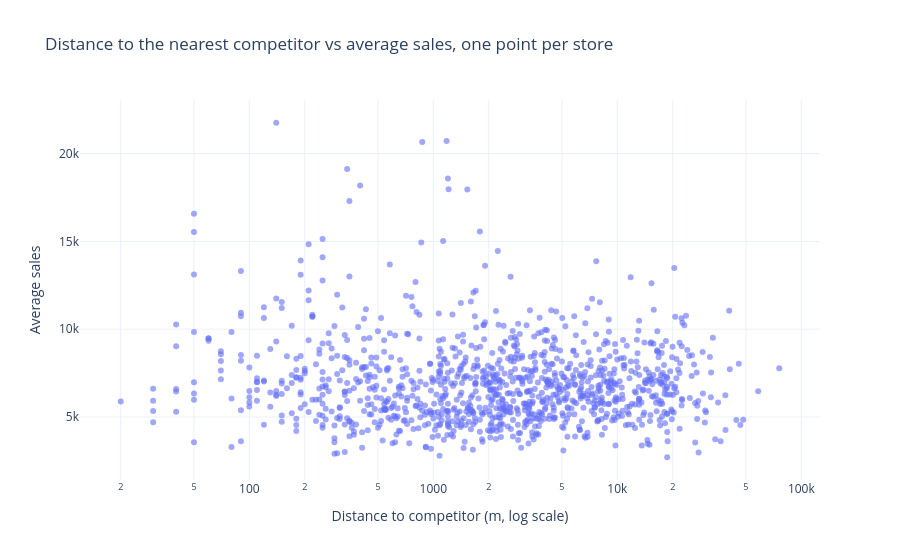

Source (notebook cell):
### Markdown cell above
## 9. Does a nearby competitor matter?

The pandas and Plotly version of SQL question Q6. The x-axis is logarithmic because distances range from 20 m to 76 km.

### Code cell
fig = px.scatter(store_avg.dropna(subset=["competition_distance"]), x="competition_distance", y="avg_sales",
                 log_x=True, opacity=0.6, hover_data=["store_id"], render_mode="svg",
                 title="Distance to the nearest competitor vs average sales, one point per store",
                 labels={"competition_distance": "Distance to competitor (m, log scale)", "avg_sales": "Average sales"})
fig.show()
print(f"Correlation between log distance and average sales: "
      f"{np.log(store_avg.competition_distance).corr(store_avg.avg_sales):.2f}")

### Figure 1 — Plotly figure (JSON) as saved in the notebook; plotly's stock layout.template omitted (floating-point values rounded to 4 significant figures; data arrays with more than 128 entries replaced by an {"elided": "..."} marker saying what was removed)
{"data": [{"customdata": {"elided": "1112x1 int values"}, "hovertemplate": "Distance to competitor (m, log scale)=%{x}<br>Average sales=%{y}<br>store_id=%{customdata[0]}<extra></extra>", "legendgroup": "", "marker": {"color": "#636efa", "opacity": 0.6, "symbol": "circle"}, "mode": "markers", "name": "", "orientation": "v", "showlegend": false, "type": "scatter", "x": {"elided": "1112 float values"}, "xaxis": "x", "y": {"elided": "1112 float values"}, "yaxis": "y"}], "layout": {"legend": {"tracegroupgap": 0}, "title": {"text": "Distance to the nearest competitor vs average sales, one point per store"}, "xaxis": {"anchor": "y", "domain": [0.0, 1.0], "title": {"text": "Distance to competitor (m, log scale)"}, "type": "log"}, "yaxis": {"anchor": "x", "domain": [0.0, 1.0], "title": {"text": "Average sales"}}}}
